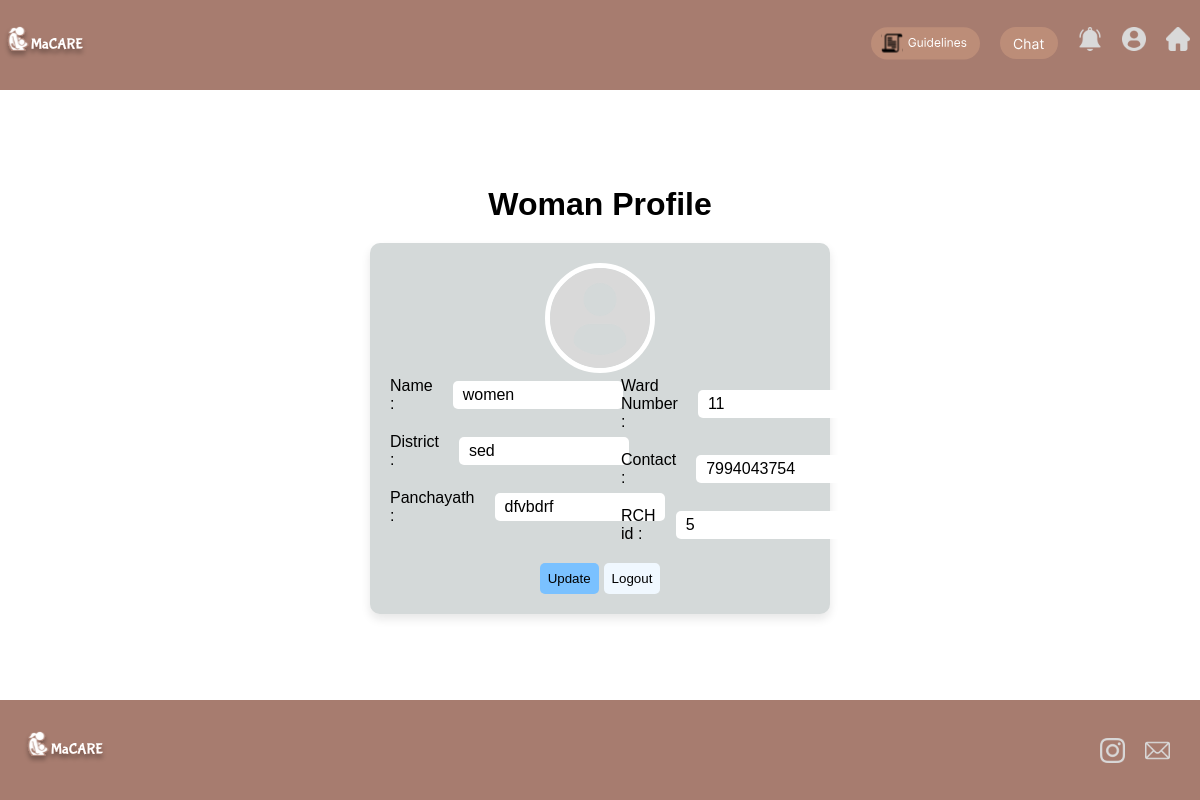
The app's page /wprofile/ (signed in), older data.
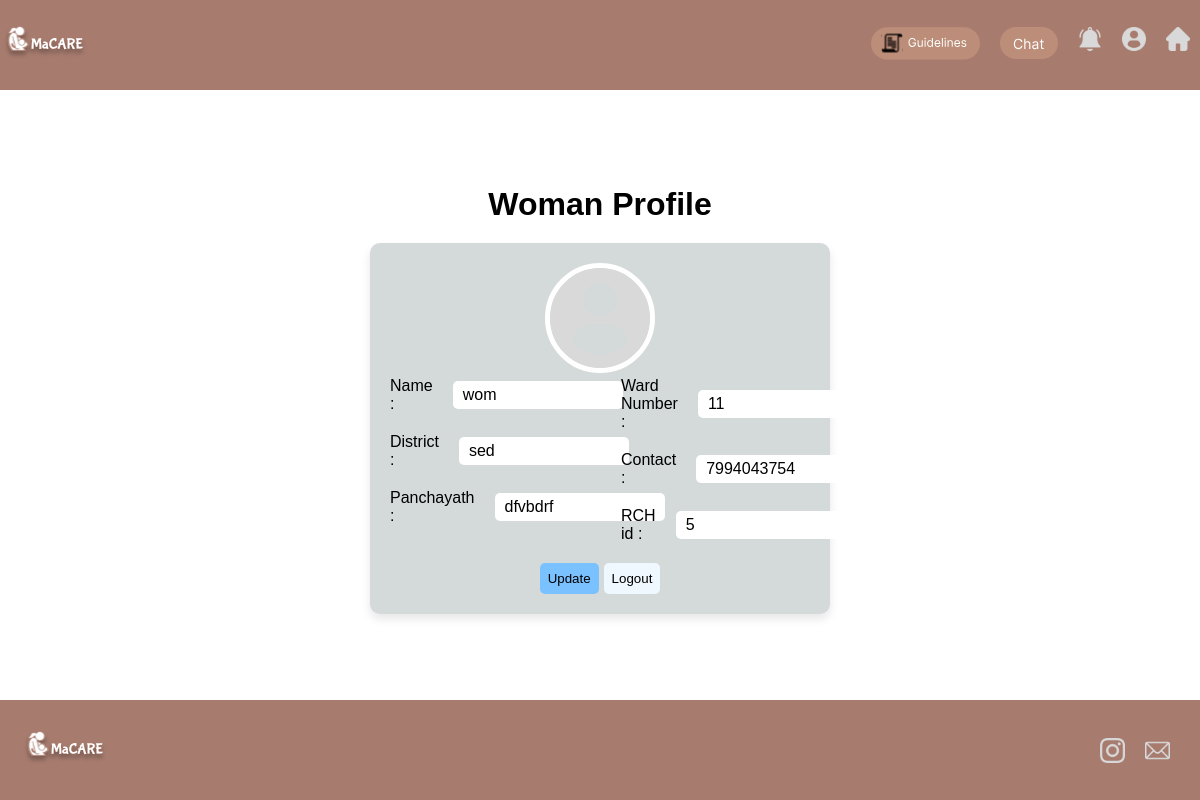
The same page, newer data.
### macares/models.py (models this page shows, shortened)
class User(models.Model):
    uid=models.AutoField(primary_key=True)
    email = models.EmailField(unique=True)
    name = models.CharField(max_length=20)
    password = models.CharField(max_length=20)
    age=models.IntegerField(default='10')
    yesno=models.CharField(max_length=3)
    district=models.CharField(max_length=50)
    wardno=models.IntegerField()
    phone=models.IntegerField()
    cmp = models.CharField(max_length=20)
    occupation = models.CharField(max_length=20)
    ashaid = models.IntegerField(default='0')
    lastmen = models.DateField(settings.DATE_FORMAT,default="2002-02-01")
    lastpg = models.DateField(settings.DATE_FORMAT,default="2002-02-01")
    bg = models.CharField(max_length=20,default="A+")

### macares/views.py (the view)
# urls.py: path('wprofile/',wprofile,name='wprofile'),
def wprofile(request):
    if 'email' in request.session:
        users  = User.objects.get(email=request.session['email'])
        my_dict = {
            'name': users.name,
            'email':users.email,
            'wardno' : users.wardno,
            'district': users.district,
            'phone':users.phone,
            'panchayath':users.cmp,
            'rchid'   : users.uid
        }
        return render(request,'wprofile.html',{'my_dict':my_dict})
    else:
        data = {'status':'You need to login first'}
        return render(request,'womenSignUp.html',context=data)

### macares/templates/wprofile.html
{% extends 'baseWomen.html' %}
{% block style %}
<link rel="stylesheet" href="../static/css/womenprofile.css">
{% endblock %}
{% block content %}
<div class="profilewoman-wrapper">
    <h1>Woman Profile</h1>
    <div class="content">
        <div class="contentWrapper">
            <div class="img-circle text-center mb-3">
                <img src="../static/images/profileIcon .svg" alt="Image" class="shadow">
            </div>
            <div class="new">
                <div>
                    <div class="labelprofile">
                        <p>Name :</p>
                        <p>{{my_dict.name}}</p>
                    </div>
                    <div class="labelprofile">
                        <p>District :</p>
                        <p>{{my_dict.district}}</p>
                    </div>
                    <div class="labelprofile">
                        <p>Panchayath :</p>
                        <p>{{my_dict.panchayath}}</p>
                    </div>
                </div>
                <div>
                    <div class="labelprofile">
                        <p>Ward Number :</p>
                        <p>{{my_dict.wardno}}</p>
                    </div>
                    <div class="labelprofile">
                        <p>Contact :</p>
                        <p>{{my_dict.phone}}</p>
                    </div>
                    <div class="labelprofile">
                        <p>RCH id :</p>
                        <p>{{my_dict.rchid}}</p>
                    </div>
                </div>
            </div>
            <div style="display: flex; gap: 5px; padding-top: 20px;">
                <a href="{% url 'wupdate' %}">
                    <button class="up">Update</button>
                </a>
                <a href="{% url 'home' %}">
                    <button class="can">Logout</button>
                </a>
            </div>
        </div>
    </div>
</div>
{% endblock %}

### macares/templates/baseWomen.html (shortened to what this page needs)
<!DOCTYPE html>
<html lang="en">
<head>
    {% block style %} {% endblock %}
    <link rel="stylesheet" href="../static/css/baseWom.css">
</head>
<body>
    <div style="background-color: #a77c6f; display: flex; justify-content: center;width:100vw;position:fixed;padding:0px">
        <div class="topcontainer" style="width:100%">
            <img src="../static/images/logo-white.svg" />
            <div style="display:flex;gap:20px; padding-right:10px;">
                <a class="text-nav" href="{% url 'wGuideline' %}">
                    <img src="../static/images/Guidlines.svg" alt="">
                </a>
                <a class="text-nav" href="./ashaChat.html">
                    <img src="../static/images/chat.svg" alt="">
                </a>
                <a class="text-nav" href="{% url 'wremainder' %}">
                    <img src="../static/images/alarm 1.svg" alt="">
                </a>
                <a class="text-nav" href="{% url 'wprofile' %}">
                    <img src="../static/images/profileIcon .svg" alt="">
                </a>
                <a class="text-nav" href="{% url 'whome' %}">
                    <img src="../static/images/homeIcon.svg" alt="">
                </a>
            </div>
        </div>
    </div>
    <div class="content" >
{% block content %}
{% endblock %}
    </div>
    <div class= "bottom">
        <div class="bottomcontainer" >
            <img src="../static/images/logo-white.svg" />
            <div class="bottomRight" >
                <img  class="text-footer" src="../static/images/insta_white.svg" alt="">
                <img class="text-footer" src="../static/images/mail_white.svg" alt="">
            </div>
        </div>
    </div>
</body>
</html>

### macares/static/css/womenprofile.css (style rules this page uses)
.profilewoman-wrapper { width: 100vw; height: 100vh; display: flex; align-items: center; justify-content: center; flex-direction: column; gap: 20px; }
.labelprofile { display: flex; width: 100%; gap: 20px; align-items: center; justify-content: space-between; }
.labelprofile>:nth-child(2) { min-width: 150px; max-width: 200px; padding: 5px 10px; background-color: rgb(255, 255, 255); border-radius: 5px; }
.contentWrapper { display: flex; align-items: center; flex-direction: column; width: 35vw; height: fit-content; border-radius: 10px; box-shadow: 0 5px 10px rgba(20, 16, 16, 0.1) ; background-color: rgb(212, 217, 217); padding: 20px; }
.new { padding: 0; margin: 0; display: flex; flex-direction: row; justify-content: space-between; width: 100%; }
.new>div { display: flex; flex-direction: column; gap: 20px; width: 45%; }
.up { padding: 8px; background-color: rgb(122, 193, 255); border-radius: 5px; border: none; }
.can { padding: 8px; background-color: aliceblue; border-radius: 5px; border: none; }
.img-circle img { height: 100px; width: 100px; border-radius: 100%; border: 5px solid #fff; }

### macares/static/css/baseWom.css (style rules this page uses)
* { margin: 0; padding: 0; font-family: sans-serif; }
a { text-decoration: none; }
.text-nav { color: white; }
body { display: flex; flex-direction: column; align-items: center; padding: 0; overflow-x: hidden; }
.topcontainer { width:100%; height: 70px; display: flex; position: fixed; align-items: center; justify-content: space-between; background-color: #a77c6f; padding: 10px 40px; }
.bottom { bottom: 0; position: fixed; background-color: #a77c6f; display: flex; justify-content: center; width:100vw; }
.bottomcontainer { width: 100vw; height: 80px; display: flex; align-items: center; justify-content: space-between; padding: 10px 20px; }
.bottomRight { display:flex; padding-right:10px; gap: 20px; }
.text-footer { width: 25px; height: 25px; }
.content { padding: 0; }

Row changes from the older to the newer data that the page shows:
changed User "sed": name "women" → "wom"
